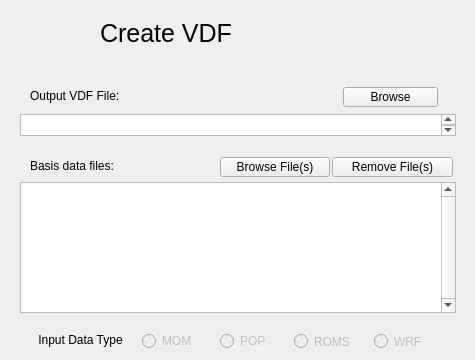
<?xml version="1.0" encoding="UTF-8"?>
<ui version="4.0">
 <class>Page2</class>
 <widget class="QWizardPage" name="Page2">
  <property name="geometry">
   <rect>
    <x>0</x>
    <y>0</y>
    <width>475</width>
    <height>360</height>
   </rect>
  </property>
  <property name="sizePolicy">
   <sizepolicy hsizetype="Preferred" vsizetype="Preferred">
    <horstretch>0</horstretch>
    <verstretch>0</verstretch>
   </sizepolicy>
  </property>
  <property name="windowTitle">
   <string>WizardPage</string>
  </property>
  <widget class="QRadioButton" name="romsRadioButton">
   <property name="enabled">
    <bool>false</bool>
   </property>
   <property name="geometry">
    <rect>
     <x>294</x>
     <y>331</y>
     <width>61</width>
     <height>21</height>
    </rect>
   </property>
   <property name="layoutDirection">
    <enum>Qt::LeftToRight</enum>
   </property>
   <property name="text">
    <string>ROMS</string>
   </property>
   <property name="checked">
    <bool>false</bool>
   </property>
  </widget>
  <widget class="QListWidget" name="fileList">
   <property name="geometry">
    <rect>
     <x>20</x>
     <y>182</y>
     <width>436</width>
     <height>131</height>
    </rect>
   </property>
   <property name="verticalScrollBarPolicy">
    <enum>Qt::ScrollBarAlwaysOn</enum>
   </property>
   <property name="selectionMode">
    <enum>QAbstractItemView::MultiSelection</enum>
   </property>
  </widget>
  <widget class="QLabel" name="label_8">
   <property name="geometry">
    <rect>
     <x>35</x>
     <y>324</y>
     <width>91</width>
     <height>31</height>
    </rect>
   </property>
   <property name="layoutDirection">
    <enum>Qt::LeftToRight</enum>
   </property>
   <property name="text">
    <string>Input Data Type</string>
   </property>
   <property name="alignment">
    <set>Qt::AlignCenter</set>
   </property>
   <property name="wordWrap">
    <bool>true</bool>
   </property>
  </widget>
  <widget class="QPushButton" name="addFileButton">
   <property name="geometry">
    <rect>
     <x>220</x>
     <y>157</y>
     <width>110</width>
     <height>20</height>
    </rect>
   </property>
   <property name="sizePolicy">
    <sizepolicy hsizetype="Minimum" vsizetype="Fixed">
     <horstretch>0</horstretch>
     <verstretch>0</verstretch>
    </sizepolicy>
   </property>
   <property name="text">
    <string>Browse File(s)</string>
   </property>
  </widget>
  <widget class="QRadioButton" name="momRadioButton">
   <property name="enabled">
    <bool>false</bool>
   </property>
   <property name="geometry">
    <rect>
     <x>142</x>
     <y>331</y>
     <width>61</width>
     <height>20</height>
    </rect>
   </property>
   <property name="layoutDirection">
    <enum>Qt::LeftToRight</enum>
   </property>
   <property name="text">
    <string>MOM</string>
   </property>
   <property name="checked">
    <bool>false</bool>
   </property>
  </widget>
  <widget class="QLabel" name="label_2">
   <property name="geometry">
    <rect>
     <x>30</x>
     <y>158</y>
     <width>101</width>
     <height>16</height>
    </rect>
   </property>
   <property name="text">
    <string>Basis data files:</string>
   </property>
  </widget>
  <widget class="QPushButton" name="removeFileButton">
   <property name="geometry">
    <rect>
     <x>332</x>
     <y>157</y>
     <width>121</width>
     <height>20</height>
    </rect>
   </property>
   <property name="text">
    <string>Remove File(s)</string>
   </property>
  </widget>
  <widget class="QRadioButton" name="popRadioButton">
   <property name="enabled">
    <bool>false</bool>
   </property>
   <property name="geometry">
    <rect>
     <x>220</x>
     <y>331</y>
     <width>61</width>
     <height>20</height>
    </rect>
   </property>
   <property name="layoutDirection">
    <enum>Qt::LeftToRight</enum>
   </property>
   <property name="text">
    <string>POP</string>
   </property>
  </widget>
  <widget class="QTextEdit" name="outputVDFtext">
   <property name="geometry">
    <rect>
     <x>20</x>
     <y>114</y>
     <width>436</width>
     <height>22</height>
    </rect>
   </property>
  </widget>
  <widget class="QLabel" name="vdfLabel">
   <property name="geometry">
    <rect>
     <x>30</x>
     <y>88</y>
     <width>221</width>
     <height>16</height>
    </rect>
   </property>
   <property name="text">
    <string>Output VDF File:</string>
   </property>
  </widget>
  <widget class="QPushButton" name="browseOutputVdfFile">
   <property name="geometry">
    <rect>
     <x>343</x>
     <y>87</y>
     <width>95</width>
     <height>20</height>
    </rect>
   </property>
   <property name="text">
    <string>Browse</string>
   </property>
  </widget>
  <widget class="QLabel" name="Title">
   <property name="geometry">
    <rect>
     <x>100</x>
     <y>13</y>
     <width>271</width>
     <height>41</height>
    </rect>
   </property>
   <property name="font">
    <font>
     <pointsize>19</pointsize>
    </font>
   </property>
   <property name="text">
    <string>Create VDF</string>
   </property>
  </widget>
  <widget class="QLabel" name="selectFilePixmap">
   <property name="geometry">
    <rect>
     <x>22</x>
     <y>11</y>
     <width>59</width>
     <height>56</height>
    </rect>
   </property>
   <property name="sizePolicy">
    <sizepolicy hsizetype="Preferred" vsizetype="Preferred">
     <horstretch>0</horstretch>
     <verstretch>0</verstretch>
    </sizepolicy>
   </property>
   <property name="text">
    <string/>
   </property>
  </widget>
  <widget class="QRadioButton" name="wrfRadioButton">
   <property name="enabled">
    <bool>false</bool>
   </property>
   <property name="geometry">
    <rect>
     <x>374</x>
     <y>331</y>
     <width>61</width>
     <height>21</height>
    </rect>
   </property>
   <property name="layoutDirection">
    <enum>Qt::LeftToRight</enum>
   </property>
   <property name="text">
    <string>WRF</string>
   </property>
   <property name="checked">
    <bool>false</bool>
   </property>
  </widget>
 </widget>
 <resources/>
 <connections/>
</ui>
